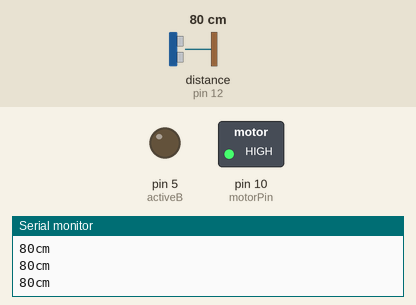
This sketch was run on a simulated Arduino Uno, built with avr-gcc and run on an emulated ATmega328P. On the bench: switched loads named in the sketch (green lamp = pin HIGH), output pins drawn as LEDs (lit = HIGH), the last lines printed to the serial monitor. Wiring (inferred from the names in the program): ultrasonic range finder: trigger pin 11; echo pin 12. Dashed ring = blinking. The inputs (shaded band) are chosen by the test bench; at power-on: distance to the obstacle (sensor on pin 12) 80 cm. The echo pulse lasts 58.3 µs per cm; pins used as bus, display or sensor lines are not drawn.

Above: at 1.3 s.
1.4 s: distance to the obstacle (sensor on pin 12) set to 6 cm
2.9 s: distance to the obstacle (sensor on pin 12) set to 3 cm
At 3.4 s:
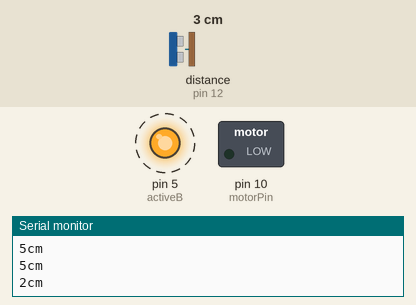
5.9 s: distance to the obstacle (sensor on pin 12) set to 9 cm
At 7.3 s:
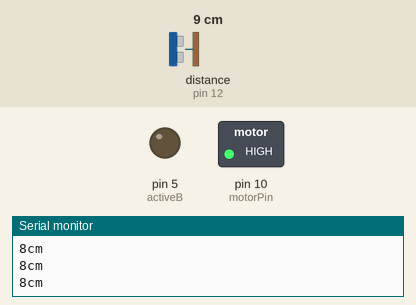
Timing chart, 0 to 8.9 s (numbered marks = the images above; inputs shaded):
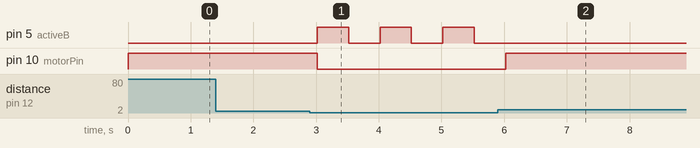

The sketch:

step4.ino
```cpp
int activeB = 5; //부저 5번핀으로 제어
int trigPin = 11; //TRIG핀 11번핀
int echoPin = 12; //ECHO핀 12번핀
int motorPin = 10; //모터 10번핀으로 제어

void setup() {
  Serial.begin(9600) ; //시리얼모니터
  pinMode(activeB, OUTPUT) ;
  pinMode(trigPin, OUTPUT);
  pinMode(echoPin, INPUT);
  pinMode(motorPin, OUTPUT);
}

void loop() {
  digitalWrite(trigPin, HIGH) ;
  delayMicroseconds(10);
  digitalWrite(trigPin, LOW) ;

  int duration = pulseIn(echoPin, HIGH); //물체에 반사되어돌아온 초음파의 시간을 변수에 저장
  int dis = duration / 29 / 2;

  Serial.print(dis);
  Serial.println("cm") ; //pc모니터로 초음파 거리값을 확인

  digitalWrite(motorPin, HIGH);
  if (dis < 4) {
    digitalWrite(activeB, HIGH), digitalWrite(motorPin, LOW); //4cm이하면 부저울리고 모터 멈춤
    delay(500);
    digitalWrite(activeB, LOW);
  }
  else {
    digitalWrite(motorPin, HIGH); // 4cm이하가 아닐경우 모터 작동
  }
  delay(500); //0.5초마다 측정값을 보여준다
}
```

Measured:
- the behaviour switches between 5 and 4 cm on distance to the obstacle (sensor on pin 12) (found by bisection; images 0 and 1)
- after the input at 2.9 s, pin 5 (activeB): alternates HIGH for 0.50 s and LOW for 0.50 s, starting after 0.12 s; pin 10 (motorPin): HIGH → LOW after 0.12 s
- after the input at 5.9 s, pin 5 (activeB): stops changing and stays LOW; pin 10 (motorPin): LOW → HIGH after 0.12 s
